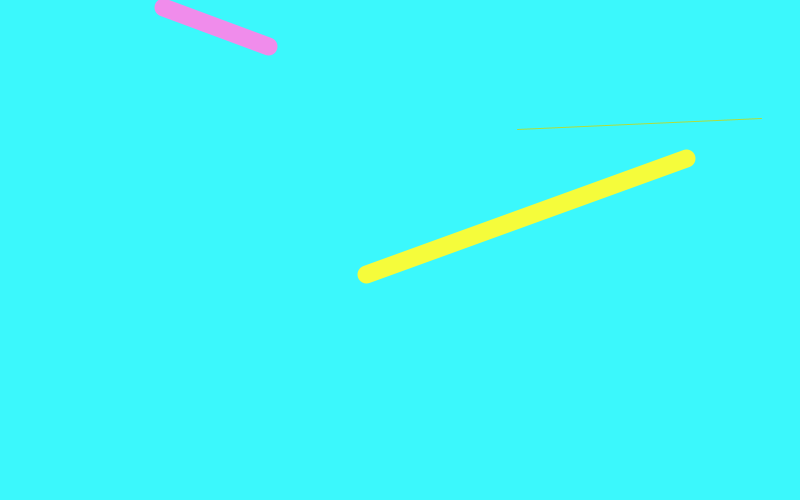
Frame 1 (no input)
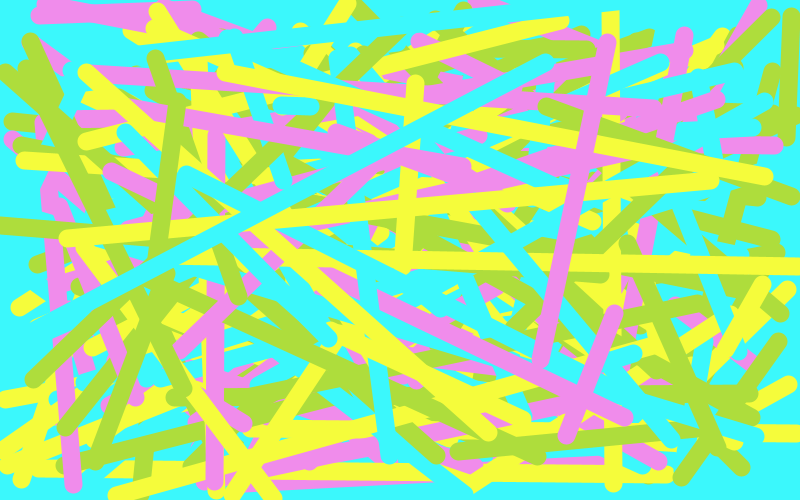
Frame 60 (the mouse pressed at the canvas centre just before this capture)
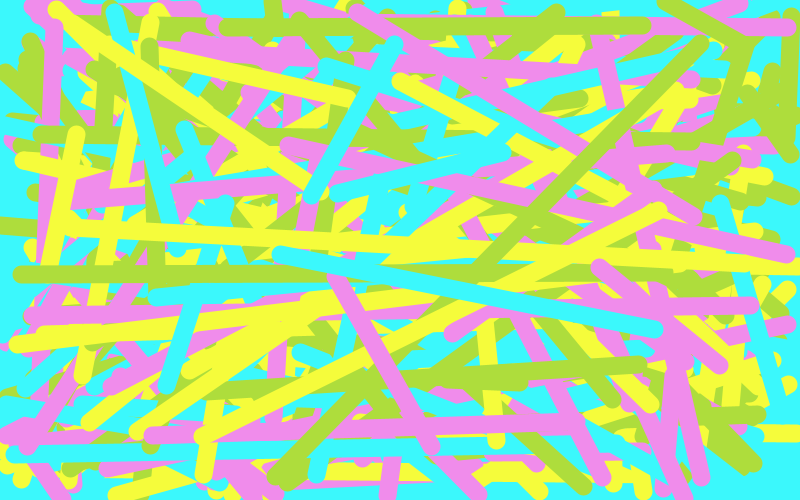
Frame 120 (the mouse held since frame 60 and released just before this capture)

The Processing sketch that drew these frames (run headless with seeded random() and noise(); from frame 60 on, the mouse is pressed at the canvas centre):

// Processing sketch: processing_106155
// ── processing_106155.pde

void setup () {
size(800,500);
background (59, 248, 252); 
}
void draw () {
  stroke (255, frameCount % 255);
  stroke (174, 221, 60);
    line(random(width), random(height),
   random(width),random(height));
   strokeWeight (18);
     stroke (255, frameCount % 255);
  stroke (245, 252, 59);
    line(random(width), random(height),
   random(width),random(height));
   strokeWeight (18);
   stroke (240, 140, 235);
    line(random(width), random(height),
   random(width),random(height));
   strokeWeight (18);
     stroke (59, 248, 252);
    line(random(width), random(height),
   random(width),random(height));
   strokeWeight (18);
 }
 
